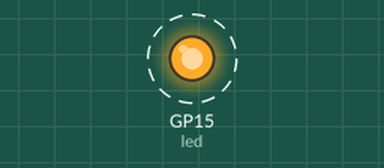
Recording of a program running on a simulated Raspberry Pi Pico running MicroPython. Parts: output pins drawn as LEDs (lit = HIGH). Dashed ring = blinking.

Above: at 0.2 s.
Timing chart, 0 to 3.0 s (numbered marks = the images above):
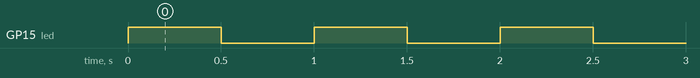

The program:

main.py
```python
from machine import Pin
import time

led = Pin(15, Pin.OUT)

while True:
    led.on()
    time.sleep_ms(500)

    led.off()
    time.sleep_ms(500)
```

Measured:
- by itself, GP15 (led): alternates HIGH for 0.50 s and LOW for 0.50 s
